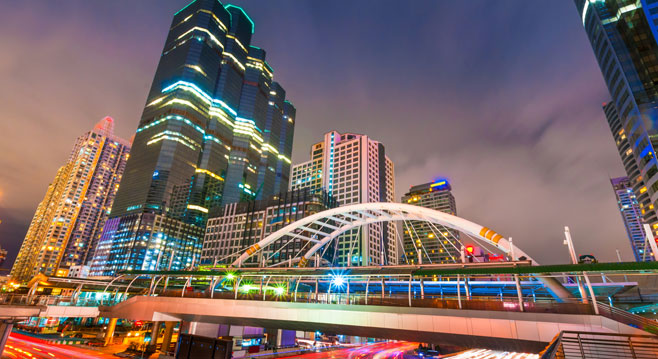
#> input picture image_arithmetic/bangkok.jpg, 658 x 359 px, given in place of the camera
$ python morpho.py
#> lines starting #> are read from the running program, lines starting #| are printed output that depends on the picture; after the words box and inside, x2 and y2 are one past the last pixel; in counts of white or black regions, pixels touching at a corner belong together
import cv2
import numpy as np

cap=cv2.VideoCapture(0)
while True:
    _,frame=cap.read()
#> frame is the input picture: shape (359, 658, 3); mean B, G, R 102.9, 104.3, 121.1
    hsv=cv2.cvtColor(frame, cv2.COLOR_BGR2HSV)
#> hsv: shape (359, 658, 3); mean H, S, V 71.3, 92.3, 135.6

    lower_red=np.array([0,100,0])
    upper_red=np.array([15,255,255]) #HSV range for my face extraction! Your can be different :p

    mask=cv2.inRange(hsv,lower_red,upper_red)
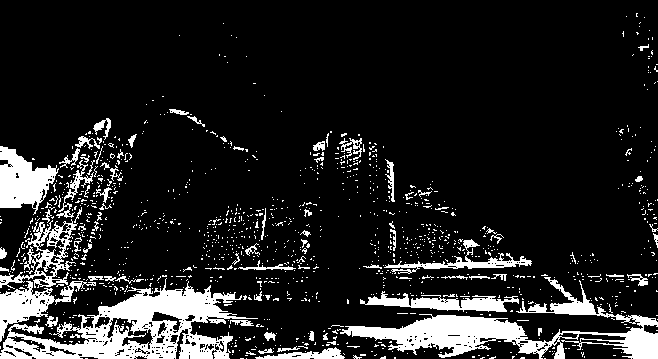
#> mask: shape (359, 658); 13.4% white; 1223 white regions (1142 under 20 px), largest, box (x1, y1, x2, y2) and area: (0, 278, 258, 359) 8480, (340, 277, 658, 359) 7129, (0, 146, 59, 215) 2288
    res=cv2.bitwise_and(frame,frame,mask=mask)
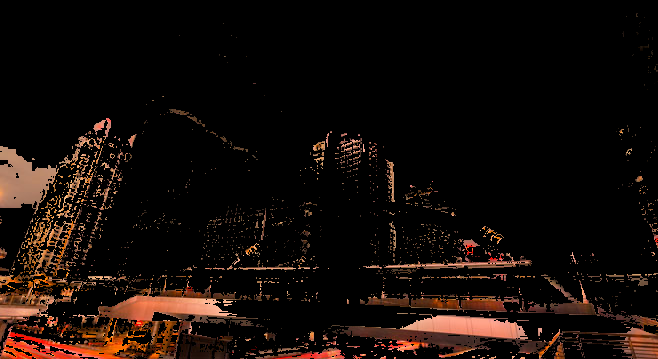
#> res: shape (359, 658, 3); mean B, G, R 8.1, 11.9, 20.5

    kernel=np.ones((10,10),np.uint8)
    erosion=cv2.erode(mask,kernel,iterations=1)
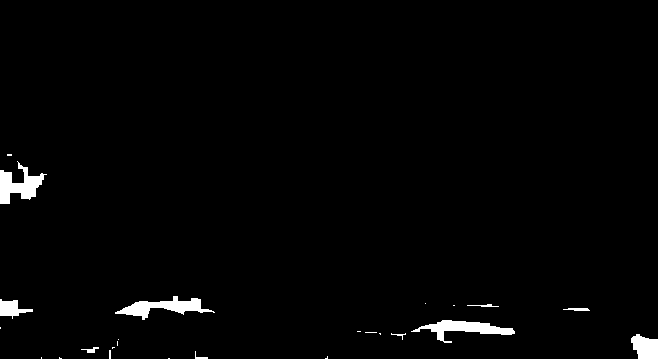
#> erosion: shape (359, 658); 1.7% white; 25 white regions (15 under 20 px), largest, box (x1, y1, x2, y2) and area: (0, 161, 47, 204) 924, (115, 296, 215, 320) 924, (411, 320, 515, 343) 915
    dilation=cv2.dilate(mask,kernel, iterations=1)
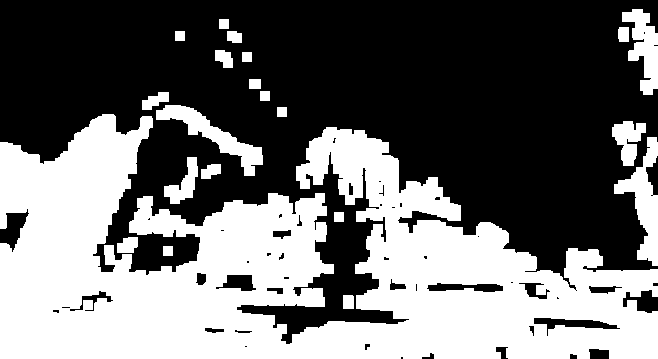
#> dilation: shape (359, 658); 43% white; 21 white regions, largest, box (x1, y1, x2, y2) and area: (0, 114, 658, 359) 91696, (614, 137, 658, 266) 2269, (156, 105, 263, 176) 2036

    opening=cv2.morphologyEx(mask,cv2.MORPH_OPEN,kernel)
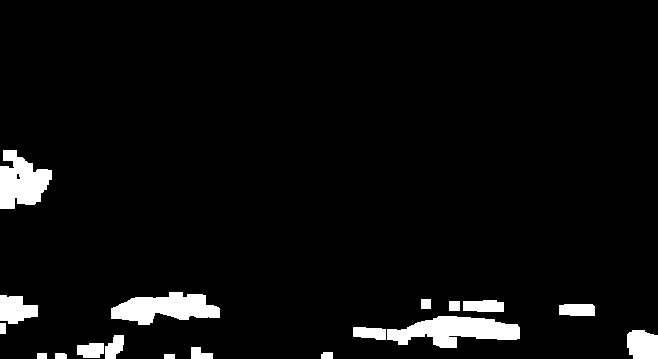
#> opening: shape (359, 658); 4.7% white; 18 white regions, largest, box (x1, y1, x2, y2) and area: (387, 316, 520, 348) 2557, (111, 292, 220, 325) 2247, (0, 150, 52, 209) 2033
    closing=cv2.morphologyEx(mask,cv2.MORPH_CLOSE,kernel)
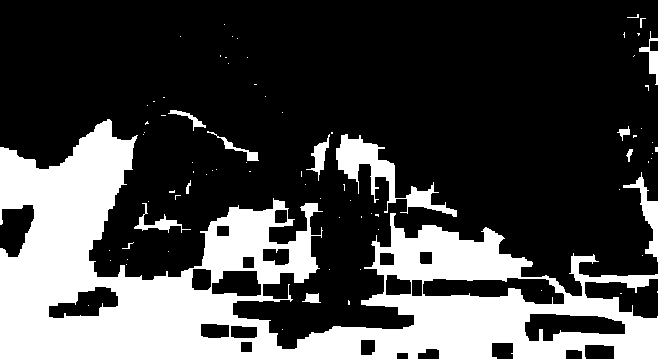
#> closing: shape (359, 658); 27.9% white; 80 white regions (66 under 20 px), largest, box (x1, y1, x2, y2) and area: (0, 119, 658, 359) 60465, (336, 134, 457, 217) 2527, (623, 172, 658, 262) 806


    cv2.imshow("erosion",erosion)
    cv2.imshow("dilation",dilation)
    cv2.imshow("original",frame)
    cv2.imshow("mask",mask)
    cv2.imshow("res",res)
    cv2.imshow("opening",opening)
    cv2.imshow("closing",closing)

    if cv2.waitKey(1) & 0xFF==ord("q"):
#> (key q is pressed here)
        break

cv2.destroyAllWindows()
cap.release()
